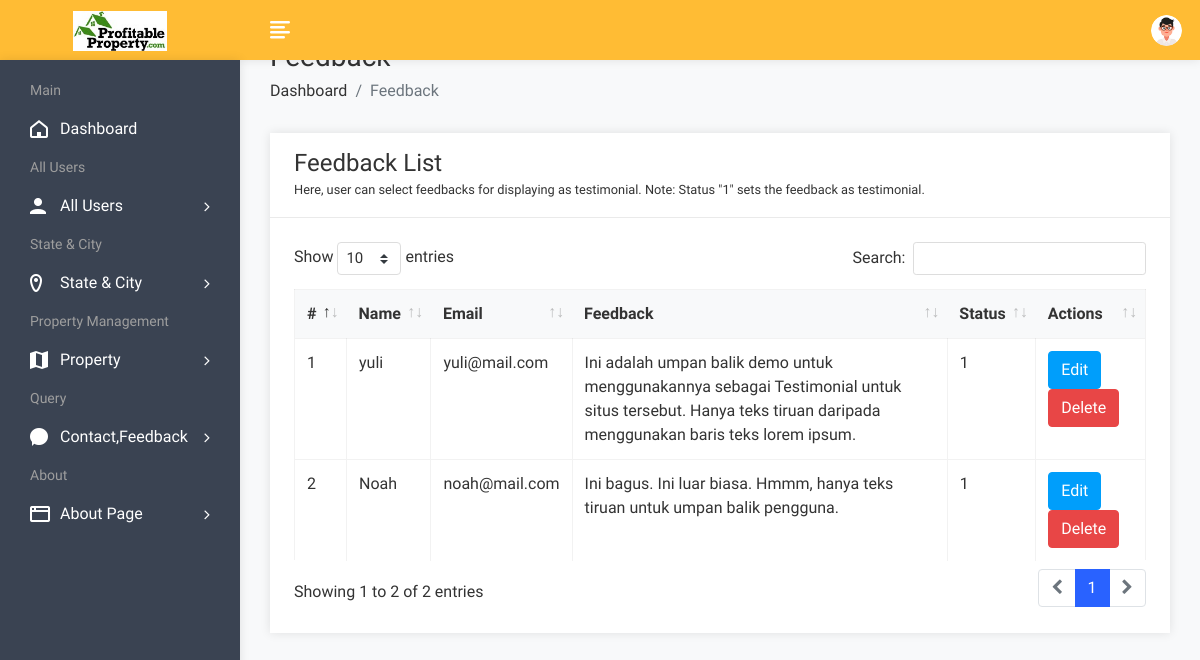
The app's page /admin/feedbackview.php (signed in) with its own data.
### tables this page shows
CREATE TABLE `feedback` (
  `fid` int(50) NOT NULL,
  `uid` int(50) NOT NULL,
  `fdescription` varchar(300) NOT NULL,
  `status` int(1) NOT NULL,
  `date` datetime NOT NULL DEFAULT current_timestamp()
);

CREATE TABLE `user` (
  `uid` int(50) NOT NULL,
  `uname` varchar(100) NOT NULL,
  `uemail` varchar(100) NOT NULL,
  `uphone` varchar(20) NOT NULL,
  `upass` varchar(50) NOT NULL,
  `utype` varchar(50) NOT NULL,
  `uimage` varchar(300) NOT NULL
);

### admin/feedbackview.php (the view, shortened to what this page needs)
<!DOCTYPE html>
<html lang="en">
<head>
        <link rel="stylesheet" href="assets/css/bootstrap.min.css">
        <link rel="stylesheet" href="assets/css/font-awesome.min.css">
        <link rel="stylesheet" href="assets/css/feathericon.min.css">
		<link rel="stylesheet" href="assets/plugins/datatables/dataTables.bootstrap4.min.css">
		<link rel="stylesheet" href="assets/plugins/datatables/responsive.bootstrap4.min.css">
		<link rel="stylesheet" href="assets/plugins/datatables/select.bootstrap4.min.css">
		<link rel="stylesheet" href="assets/plugins/datatables/buttons.bootstrap4.min.css">
        <link rel="stylesheet" href="assets/css/style.css">
    </head>
    <body>
				<?php include("header.php"); ?>
            <div class="page-wrapper">
                <div class="content container-fluid">
					<div class="page-header">
						<div class="row">
							<div class="col">
								<h3 class="page-title">Feedback</h3>
								<ul class="breadcrumb">
									<li class="breadcrumb-item"><a href="dashboard.php">Dashboard</a></li>
									<li class="breadcrumb-item active">Feedback</li>
								</ul>
							</div>
						</div>
					</div>
					<div class="row">
						<div class="col-sm-12">
							<div class="card">
								<div class="card-header">
									<h4 class="card-title">Feedback List</h4>
									<small>Here, user can select feedbacks for displaying as testimonial. Note: Status "1" sets the feedback as testimonial.</small>
								</div>
								<div class="card-body">
									<table id="basic-datatable" class="table table-bordered table-hover">
                                            <thead>
                                                <tr>
                                                    <th>#</th>
                                                    <th>Name</th>
                                                    <th>Email</th>
                                                    <th>Feedback</th>
													<th>Status</th>
                                                    <th>Actions</th>
                                                </tr>
                                            </thead>
                                            <tbody>
											<?php
												$query=mysqli_query($con,"select feedback.*, user.* from feedback,user where feedback.uid=user.uid");
												$cnt=1;
												while($row=mysqli_fetch_array($query))
													{
											?>
                                                <tr>
                                                    <td><?php echo $cnt; ?></td>
                                                    <td><?php echo $row['uname']; ?></td>
                                                    <td><?php echo $row['uemail']; ?></td>
                                                    <td><?php echo $row['2']; ?></td>
                                                    <td><?php echo $row['3']; ?></td>
													<td><a href="feedbackedit.php?id=<?php echo $row['0']; ?>"><button class="btn btn-info">Edit</button></a>
                                                    <a href="feedbackdelete.php?id=<?php echo $row['0']; ?>"><button class="btn btn-danger">Delete</button></a></td>
                                                </tr>
                                                <?php
												$cnt=$cnt+1;
												}
												?>
                                            </tbody>
                                        </table>
								</div>
							</div>
						</div>
					</div>
				</div>
			</div>
    </body>
</html>

### records on screen
feedback: uid.uname "yuli", uid.uemail "yuli@mail.com", fdescription "Ini adalah umpan balik demo untuk menggunakannya sebagai Testimonial untuk situs tersebut. Hanya teks tiruan daripada menggunakan baris teks lorem ipsum.", status "1"
feedback: uid.uname "Noah", uid.uemail "noah@mail.com", fdescription "Ini bagus. Ini luar biasa. Hmmm, hanya teks tiruan untuk umpan balik pengguna.", status "1"
